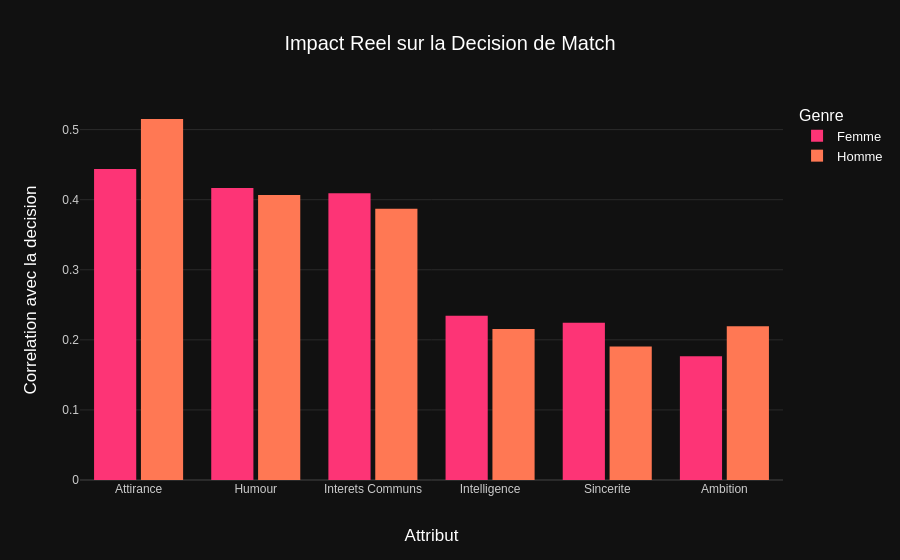

Notebook source saved alongside this figure:
### Markdown cell above
## 5. La réalité du terrain : ce qui fait vraiment matcher

Les déclarations sont une chose, les actes en sont une autre. On calcule maintenant la corrélation entre les notes données à un partenaire et la décision finale ("Je veux le/la revoir").

Cela révèle les critères qui influencent réellement la décision.

### Code cell
cols_ratings = ['attr', 'sinc', 'intel', 'fun', 'amb', 'shar']

# Sous-ensemble : genre, decision, et notes attribuees
df_real = df_clean[['gender', 'dec'] + cols_ratings]

# Correlation de chaque attribut avec la decision finale
correlations = (
    df_real
    .groupby('gender')[cols_ratings + ['dec']]
    .apply(lambda x: x.corrwith(x['dec']))
    .drop(columns=['dec'])
    .reset_index()
)

correlations['gender'] = correlations['gender'].replace(
    {0: 'Femme', 1: 'Homme'}
)
data_corr = correlations.melt(
    id_vars='gender', var_name='Attribut',
    value_name='Impact Reel (Correlation)'
)
mapping_real = {
    'attr': 'Attirance', 'sinc': 'Sincerite',
    'intel': 'Intelligence', 'fun': 'Humour',
    'amb': 'Ambition', 'shar': 'Interets Communs'
}
data_corr['Attribut'] = data_corr['Attribut'].map(mapping_real)

# Ordre decroissant par impact moyen
attr_order = (
    data_corr
    .groupby('Attribut')['Impact Reel (Correlation)']
    .mean()
    .sort_values(ascending=False)
    .index.tolist()
)

fig = px.bar(
    data_corr, x='Attribut', y='Impact Reel (Correlation)',
    color='gender', barmode='group',
    title='Impact Reel sur la Decision de Match',
    color_discrete_map={'Femme': TINDER_PINK, 'Homme': TINDER_ORANGE},
    category_orders={'Attribut': attr_order}
)
fig.update_layout(
    yaxis_title='Correlation avec la decision',
    legend_title_text='Genre',
    bargap=0.2, bargroupgap=0.1
)
fig.show()

### Figure 1 — Plotly figure (JSON) as saved in the notebook; plotly's stock layout.template omitted (floating-point values rounded to 4 significant figures)
{"data": [{"alignmentgroup": "True", "hovertemplate": "gender=Femme<br>Attribut=%{x}<br>Impact Reel (Correlation)=%{y}<extra></extra>", "legendgroup": "Femme", "marker": {"color": "#FD3476", "pattern": {"shape": ""}}, "name": "Femme", "offsetgroup": "Femme", "orientation": "v", "showlegend": true, "textposition": "auto", "type": "bar", "x": ["Attirance", "Sincerite", "Intelligence", "Humour", "Ambition", "Interets Communs"], "xaxis": "x", "y": [0.4438, 0.2243, 0.2345, 0.4167, 0.1766, 0.4092], "yaxis": "y"}, {"alignmentgroup": "True", "hovertemplate": "gender=Homme<br>Attribut=%{x}<br>Impact Reel (Correlation)=%{y}<extra></extra>", "legendgroup": "Homme", "marker": {"color": "#FF7854", "pattern": {"shape": ""}}, "name": "Homme", "offsetgroup": "Homme", "orientation": "v", "showlegend": true, "textposition": "auto", "type": "bar", "x": ["Attirance", "Sincerite", "Intelligence", "Humour", "Ambition", "Interets Communs"], "xaxis": "x", "y": [0.5151, 0.1907, 0.2154, 0.4065, 0.2194, 0.3872], "yaxis": "y"}], "layout": {"bargap": 0.2, "bargroupgap": 0.1, "barmode": "group", "legend": {"title": {"text": "Genre"}, "tracegroupgap": 0}, "title": {"text": "Impact Reel sur la Decision de Match"}, "xaxis": {"anchor": "y", "categoryarray": ["Attirance", "Humour", "Interets Communs", "Intelligence", "Sincerite", "Ambition"], "categoryorder": "array", "domain": [0, 1], "title": {"text": "Attribut"}}, "yaxis": {"anchor": "x", "domain": [0, 1], "title": {"text": "Correlation avec la decision"}}}}
